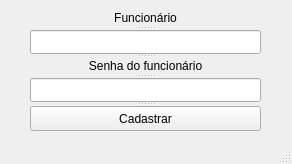
<?xml version="1.0" encoding="UTF-8"?>
<ui version="4.0">
 <class>janelaCadastro</class>
 <widget class="QMainWindow" name="janelaCadastro">
  <property name="geometry">
   <rect>
    <x>0</x>
    <y>0</y>
    <width>292</width>
    <height>164</height>
   </rect>
  </property>
  <property name="maximumSize">
   <size>
    <width>292</width>
    <height>16777215</height>
   </size>
  </property>
  <property name="windowTitle">
   <string>MainWindow</string>
  </property>
  <widget class="QWidget" name="centralwidget">
   <widget class="QLabel" name="label">
    <property name="geometry">
     <rect>
      <x>130</x>
      <y>10</y>
      <width>101</width>
      <height>16</height>
     </rect>
    </property>
    <property name="text">
     <string/>
    </property>
   </widget>
   <widget class="QSplitter" name="splitter">
    <property name="geometry">
     <rect>
      <x>30</x>
      <y>10</y>
      <width>231</width>
      <height>121</height>
     </rect>
    </property>
    <property name="orientation">
     <enum>Qt::Vertical</enum>
    </property>
    <widget class="QLabel" name="label_4">
     <property name="text">
      <string>&lt;html&gt;&lt;head/&gt;&lt;body&gt;&lt;p align=&quot;center&quot;&gt;Funcionário&lt;/p&gt;&lt;/body&gt;&lt;/html&gt;</string>
     </property>
    </widget>
    <widget class="QLineEdit" name="lineEdit_3"/>
    <widget class="QLabel" name="label_3">
     <property name="text">
      <string>&lt;html&gt;&lt;head/&gt;&lt;body&gt;&lt;p align=&quot;center&quot;&gt;Senha do funcionário&lt;/p&gt;&lt;/body&gt;&lt;/html&gt;</string>
     </property>
    </widget>
    <widget class="QLineEdit" name="lineEdit_4"/>
    <widget class="QPushButton" name="pushButton_2">
     <property name="text">
      <string>Cadastrar</string>
     </property>
    </widget>
   </widget>
  </widget>
  <widget class="QStatusBar" name="statusbar"/>
 </widget>
 <resources/>
 <connections/>
</ui>
